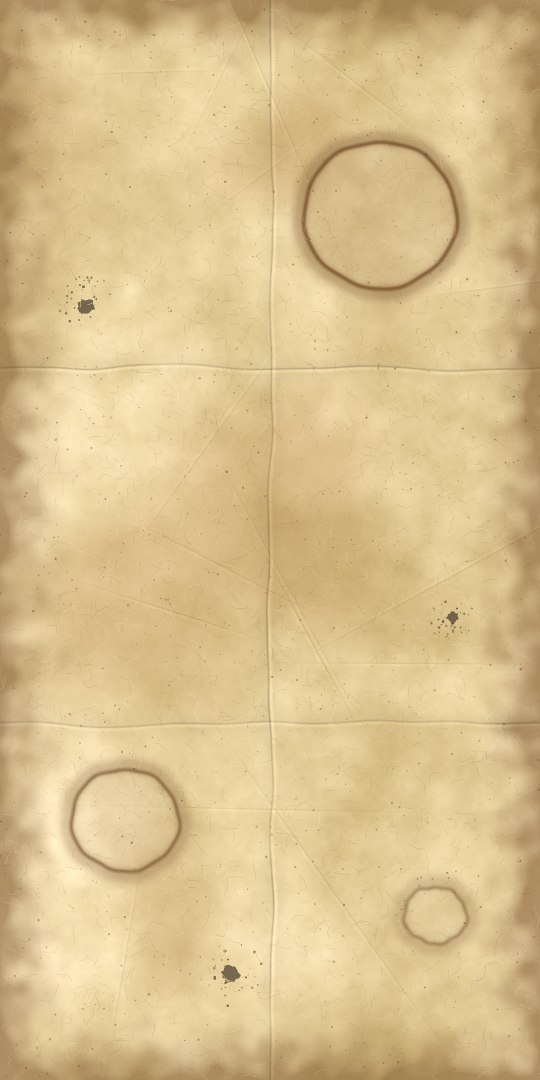
#> input picture android/assets/generated/paper_base.png, 1080 x 2160 px (shown at 1/2 size)
$ python compose_pages.py
#> lines starting #> are read from the running program, lines starting #| are printed output that depends on the picture
#!/usr/bin/env python3
"""Composes generated/paper_page.png (paper + handwritten notes) and the three review previews."""
from pathlib import Path

from PIL import Image

ROOT = Path(__file__).resolve().parent.parent
GEN, PREVIEWS = ROOT / "generated", ROOT / "previews"


def main() -> None:
    PREVIEWS.mkdir(exist_ok=True)
    paper = Image.open(GEN / "paper_base.png").convert("RGBA")
    notes = Image.open(GEN / "paper_notes.png").convert("RGBA")
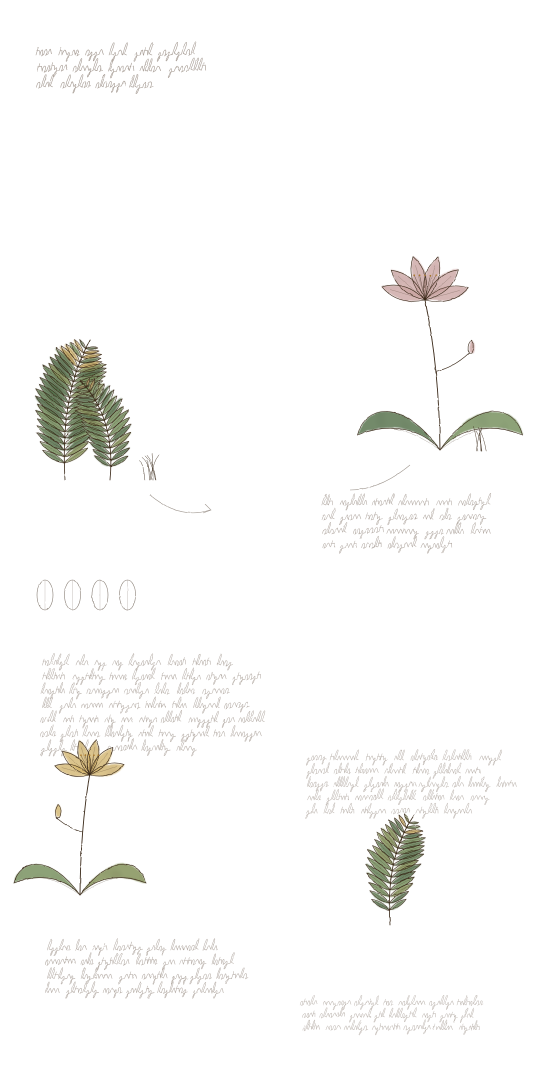
#> input picture android/assets/generated/paper_notes.png, 1080 x 2160 px (shown at 1/2 size)
#> notes is the input picture: PIL image 1080x2160 RGBA; mean R, G, B, A 6.7, 6.1, 4.6, 9.2
    page = Image.alpha_composite(paper, notes)
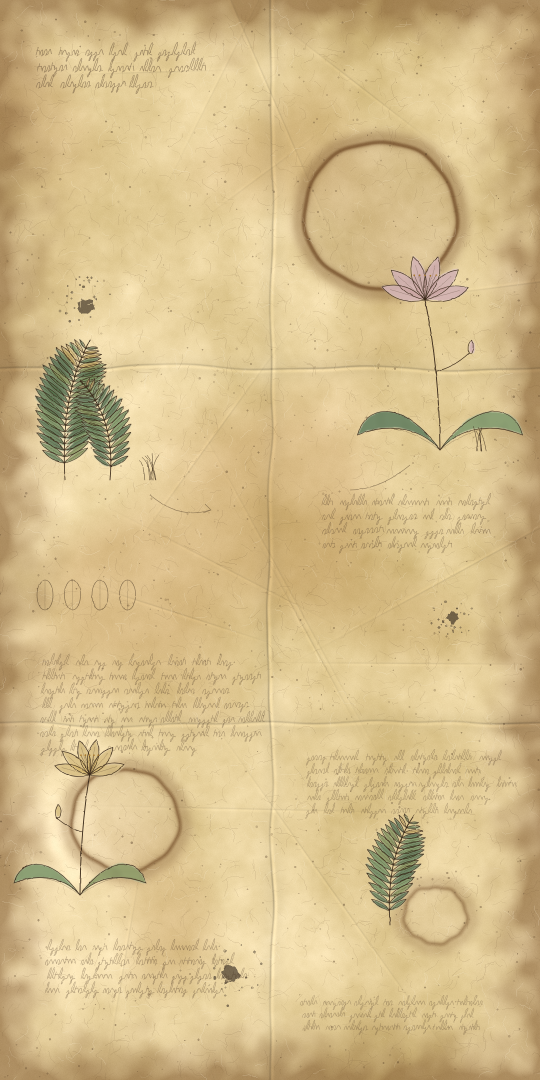
#> page: PIL image 1080x2160 RGBA (shown at 1/2 size); mean R, G, B, A 213.5, 189.4, 139.2, 255
    page.convert("RGB").save(GEN / "paper_page.png", optimize=True)

    page.convert("RGB").resize((540, 1080), Image.LANCZOS).save(PREVIEWS / "1_paper_page.jpg", quality=90)
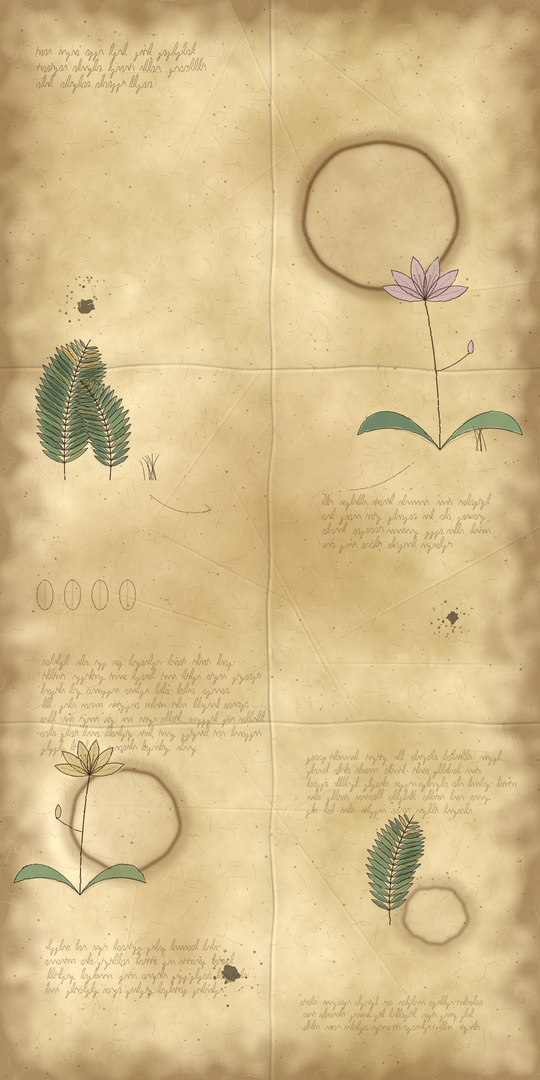
#> saved as 1_paper_page.jpg: PIL image 540x1080 RGB; mean R, G, B 213.5, 189.4, 139.2
    print("wrote paper_page.png and previews/")


if __name__ == "__main__":
    main()
